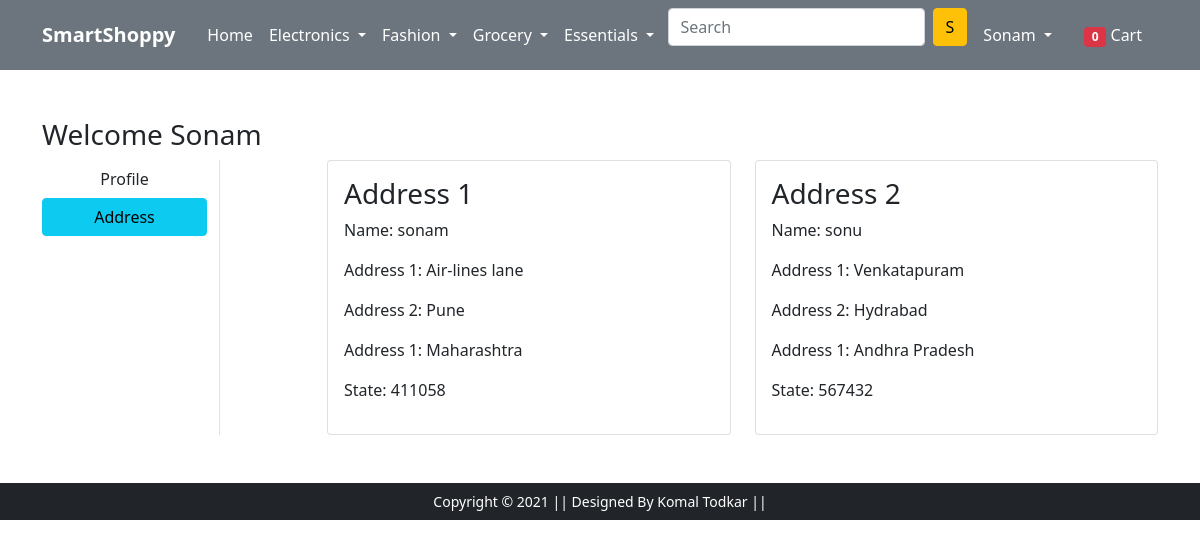
The app's page /address/ (signed in) with its own data.
### app/models.py (models this page shows, shortened)
class Customer(models.Model):
    user = models.ForeignKey(User, on_delete=models.CASCADE)
    name = models.CharField(max_length=200)
    locality = models.CharField(max_length=200)
    city = models.CharField(max_length=50)
    zipcode = models.IntegerField()
    state = models.CharField(choices=STATE_CHOICES, max_length=50)

### app/views.py (the view)
# urls.py: path('address/', views.address, name='address'),
@login_required
def address(request):
     totalitem=0
     if request.user.is_authenticated:
               totalitem = len(Cart.objects.filter(user=request.user))
     add = Customer.objects.filter(user=request.user)
     return render(request, 'app/address.html',{'add':add, 'active':'btn-info','totalitem':totalitem})

### app/templates/app/address.html (shortened to what this page needs)
{% extends 'app/base.html' %}
{% load static %}
{% block main-content %}
<div class="container my-5">
 <div class="row">
 <h3>Welcome <span class="text-capitalize">{{request.user}}</span></h3>
  <div class="col-sm-2 border-end">
   <ul class="list-unstyled">
    <li class="d-grid"><a href="{% url 'profile' %}" class="btn">Profile</a></li>
    <li class="d-grid"><a href="{% url 'address' %}" class="btn {{active}}">Address</a></li>
   </ul>
  </div>
  <div class="col-sm-9 offset-sm-1">
   <div class="row">
   {% for ad in add %}
    <div class="col-sm-6">
     <div class="card">
      <div class="card-body">
       <h3>Address {{forloop.counter}}</h3>
       <p>Name: {{ad.name}}</p>
       <p>Address 1: {{ad.locality}}</p>
       <p>Address 2: {{ad.city}}</p>
       <p>Address 1: {{ad.state}}</p>
       <p>State: {{ad.zipcode}}</p>
      </div>
     </div>
    </div>
    {% endfor %}
   </div>
  </div>
 </div>
</div>
{% endblock main-content %}

### app/templates/app/base.html (shortened to what this page needs)
{% load static %}
<html lang="en">
  <head>
    <link href="https://cdn.jsdelivr.net/npm/bootstrap@5.0.0-beta1/dist/css/bootstrap.min.css" rel="stylesheet">
    <link rel="stylesheet" href="{% static 'app/css/owl.carousel.min.css' %}">
    <link rel="stylesheet" href="{% static 'app/css/all.min.css' %}">
    <link rel="stylesheet" href="{% static 'app/css/style.css' %}">
  </head>
  <body>
    <nav class="navbar navbar-expand-lg navbar-dark bg-secondary">
     <div class="container">
       <a class="navbar-brand" href="/"><b>SmartShoppy</b></a>
       <div class="collapse navbar-collapse" id="navbarSupportedContent">
         <ul class="navbar-nav me-auto mb-2 mb-lg-0 mx-2">
           <li class="nav-item">
             <a class="nav-link active" aria-current="page" href="/">Home</a>
           </li>
           <li class="nav-item dropdown">
             <a class="nav-link dropdown-toggle text-white" href="#" id="electronicsDropdown" role="button" data-bs-toggle="dropdown" aria-expanded="false">
               Electronics
             </a>
           </li>
           <li class="nav-item dropdown">
             <a class="nav-link dropdown-toggle text-white" href="#" id="fashionDropdown" role="button" data-bs-toggle="dropdown" aria-expanded="false">
               Fashion
             </a>
           </li>
           <li class="nav-item dropdown">
             <a class="nav-link dropdown-toggle text-white" href="#" id="electronicsDropdown" role="button" data-bs-toggle="dropdown" aria-expanded="false">
               Grocery
             </a>
           </li>
           <li class="nav-item dropdown">
             <a class="nav-link dropdown-toggle text-white" href="#" id="electronicsDropdown" role="button" data-bs-toggle="dropdown" aria-expanded="false">
               Essentials
             </a>
           </li>
         </ul>
         <form action="{% url 'search_results' %}" class="d-flex" method="GET">
           <input id="search_box" class="form-control me-2" name="search" id="search" type="search" placeholder="Search" aria-label="Search">
           <button id="search_submit"class="btn btn-warning" type="submit">S</button>
         </form>
         <div>
          <ul class="navbar-nav me-auto mb-2 mb-lg-0">
          {% if request.user.is_authenticated %}
           <li class="nav-item dropdown mx-2">
              <a class="nav-link dropdown-toggle text-white" href="#" id="profileDropdown" role="button" data-bs-toggle="dropdown" aria-expanded="false">
                {{request.user.username|capfirst}}
              </a>
            </li>
            <li class="nav-item mx-2">
             <a href="{% url 'showcart' %}" class="nav-link text-white"><span class="badge bg-danger">{{totalitem}}</span> Cart </a>
            </li>
            {% endif %}
          </ul>
         </div>
       </div>
     </div>
    </nav>
    {% block main-content %} {% endblock main-content %}
    <footer class="container-fluid bg-dark text-center p-2 mt-5">
        <small class="text-white">Copyright &copy; 2021 || Designed By Komal Todkar || </small>
    </footer>
  </body>
</html>

### records on screen
Customer: name "sonam", locality "Air-lines lane", city "Pune", state "Maharashtra", zipcode "411058"
Customer: name "sonu", locality "Venkatapuram", city "Hydrabad", state "Andhra Pradesh", zipcode "567432"

### other values on screen
{{ request.user.username|capfirst }} "Sonam"
{{ totalitem }} "0"
{{ request.user }} "Sonam"
